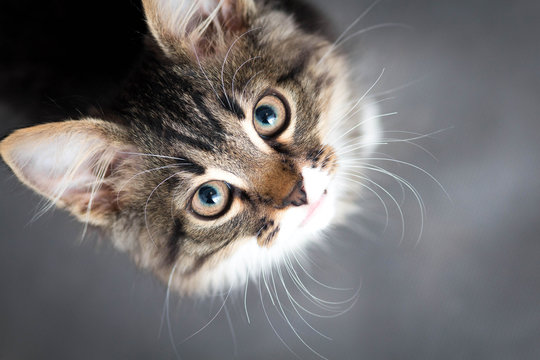
#> input picture catto_smol.jpg, 540 x 360 px
$ python basic.py
#> lines starting #> are read from the running program, lines starting #| are printed output that depends on the picture; after the words box and inside, x2 and y2 are one past the last pixel; in counts of white or black regions, pixels touching at a corner belong together
import cv2 as cv

img = cv.imread('catto_smol.jpg')
#> img is the input picture: shape (360, 540, 3); mean B, G, R 110.3, 110.3, 113.6
cv.imshow("Cat", img)

#convert to grayscale
gray = cv.cvtColor(img, cv.COLOR_BGR2GRAY)
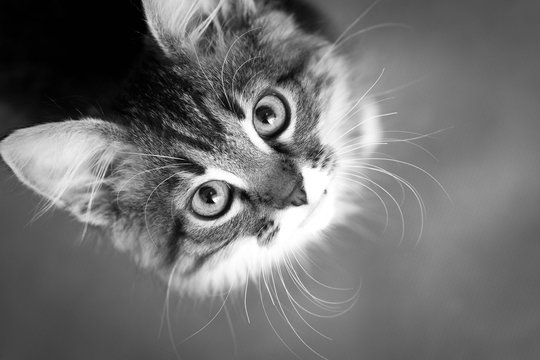
#> gray: shape (360, 540); min 0, max 255, mean 111.3
#cv.imshow('Cat', gray)

#blur (remove noise to decrease artifacts due to bad lighting)
blur = cv.GaussianBlur(img, (7,7), cv.BORDER_DEFAULT)
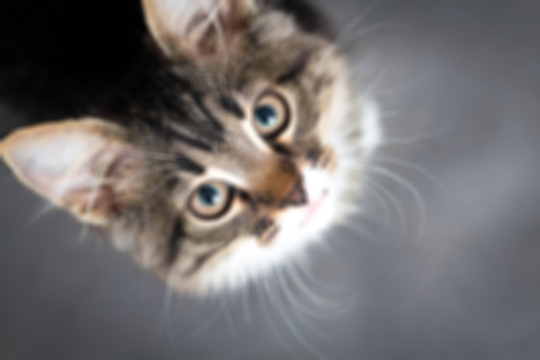
#> blur: shape (360, 540, 3); mean B, G, R 110.3, 110.3, 113.6
#cv.imshow('Blur', blur)

#edge cascade (finding edges in images)
canny = cv.Canny(img, 125, 175)
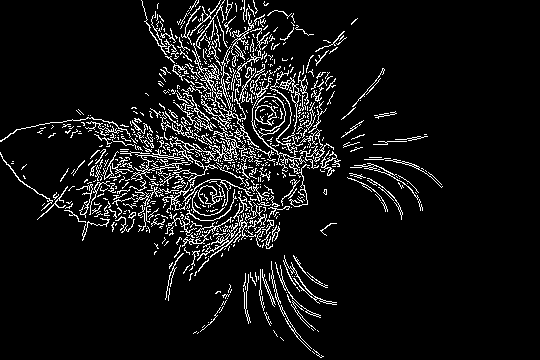
#> canny: shape (360, 540); 7.8% white in thin lines or dots, all inside (x1, y1, x2, y2) = (0, 0, 443, 358)
#cv.imshow('Canny', canny)

#you can pass in blurred images to Canny to reduce the amount of edges detected

#dilating the image (finding details based on structure)
dilated = cv.dilate(canny, (3,3), iterations=1)
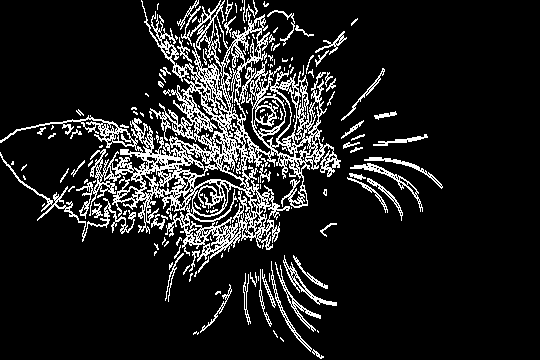
#> dilated: shape (360, 540); 12.5% white in thin lines or dots, all inside (x1, y1, x2, y2) = (0, 0, 443, 359)
#cv.imshow('Dilated', dilated)

#eroding (removing dilation to get back original structure)
erode = cv.erode(dilated, (3,3), iterations=1)
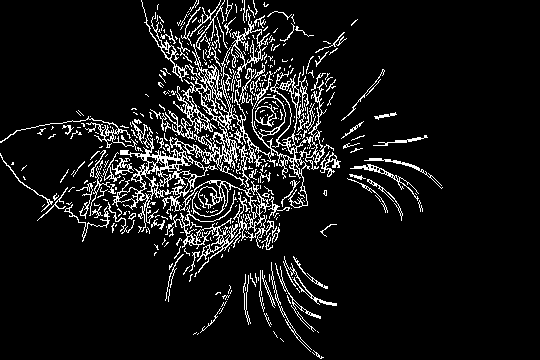
#> erode: shape (360, 540); 8.7% white in thin lines or dots, all inside (x1, y1, x2, y2) = (0, 0, 443, 359)
#cv.imshow('Erode', erode)

#resize
resize = cv.resize(img, (500,500), interpolation=cv.INTER_CUBIC)
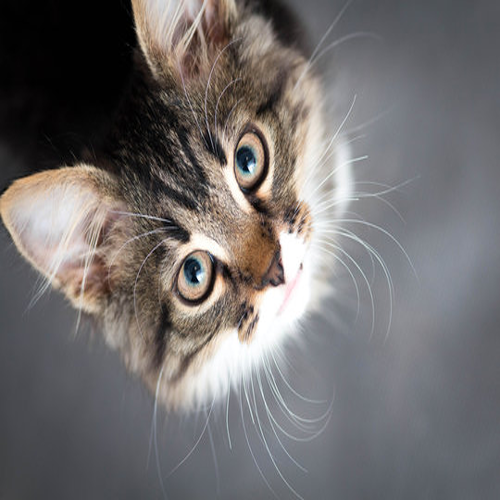
#> resize: shape (500, 500, 3); mean B, G, R 110.3, 110.3, 113.7
#cv.imshow('Resize', resize)

#cropping
crop = img[50:200, 200:400]
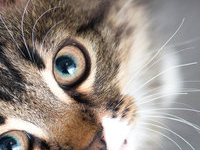
#> crop: shape (150, 200, 3); mean B, G, R 134.7, 142.4, 152.8
cv.imshow('Cropped', crop)

cv.waitKey(0)

$ run again, with catto_large.jpg copied over catto_smol.jpg
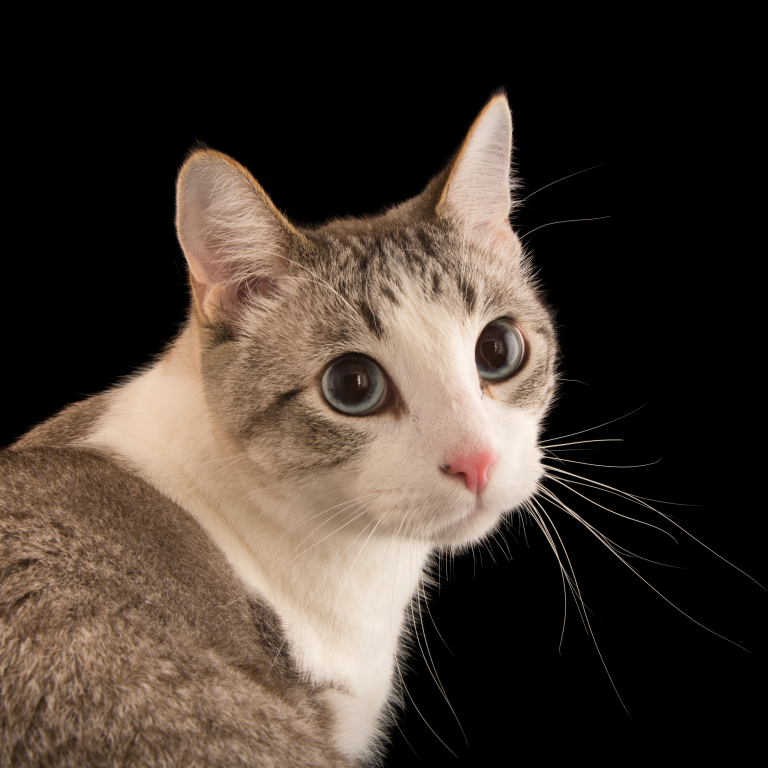
#> input picture catto_large.jpg, 3072 x 3072 px (shown at 1/4 size)
#> img is the input picture: shape (3072, 3072, 3); mean B, G, R 48, 56.6, 67.9
#> `canny = cv.Canny(img, 125, 175)`:
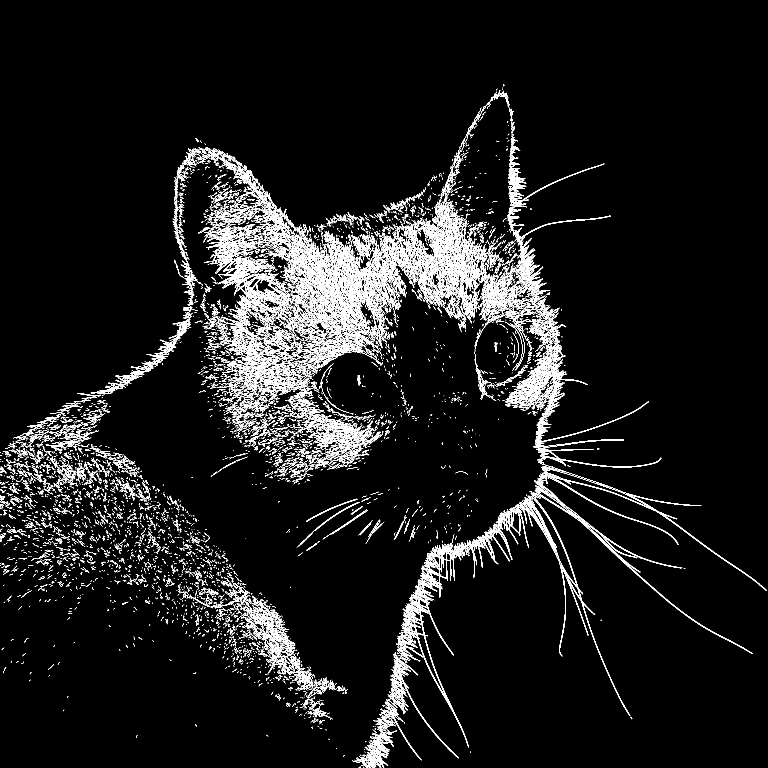
#> canny: shape (3072, 3072) (shown at 1/4 size); 3.8% white in thin lines or dots, all inside (x1, y1, x2, y2) = (0, 337, 3068, 3072)
#> erode: shape (3072, 3072); 4.2% white in thin lines or dots, all inside (x1, y1, x2, y2) = (0, 338, 3068, 3072)
#> `resize = cv.resize(img, (500,500), interpolation=cv.INTER_CUBIC)`:
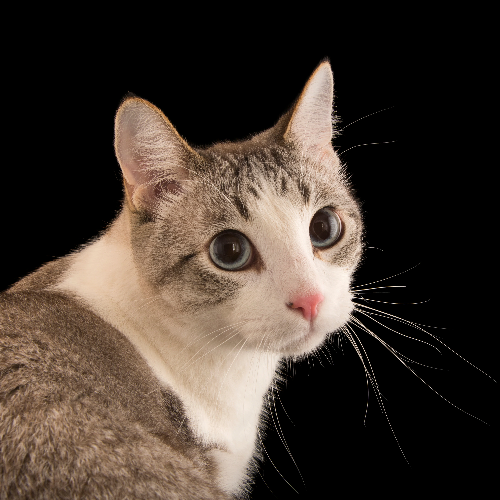
#> resize: shape (500, 500, 3); mean B, G, R 48, 56.7, 67.9
#> crop: shape (150, 200, 3); every value is 0
